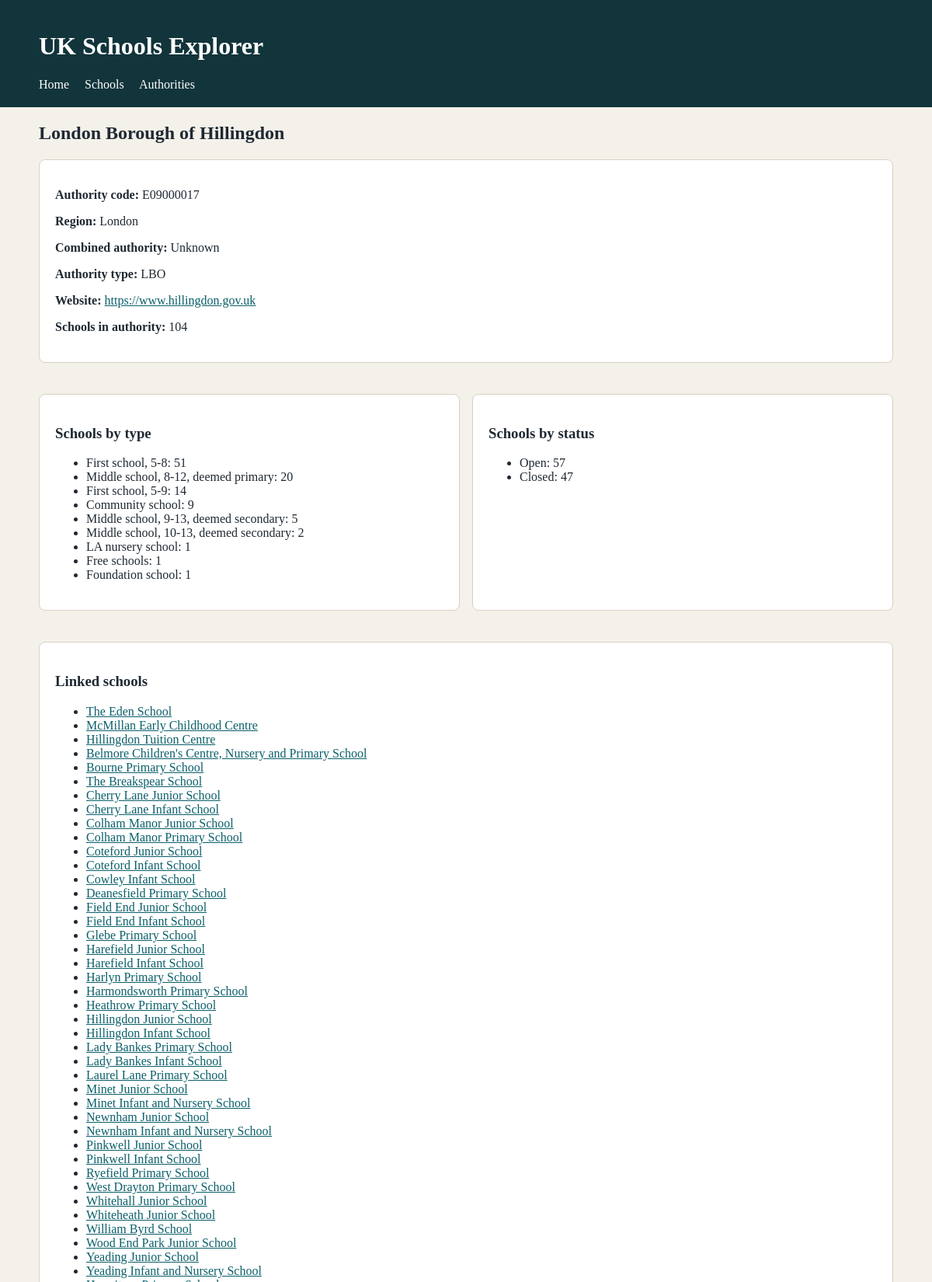
/authorities/142 (upper part), run on the app's committed database.
### app/models.py (models this page shows, shortened)
class LocalAuthority(db.Model):
    __tablename__ = "local_authorities"
    id = db.Column(db.Integer, primary_key=True)
    code = db.Column(db.String(32), unique=True, nullable=False, index=True)
    short_code = db.Column(db.String(32), unique=True, nullable=True, index=True)
    name = db.Column(db.String(255), nullable=False, index=True)
    region = db.Column(db.String(255), nullable=True)
    combined_authority_name = db.Column(db.String(255), nullable=True)
    local_authority_type = db.Column(db.String(255), nullable=True)
    website = db.Column(db.String(255), nullable=True)
    schools = db.relationship(
        "School",
        back_populates="authority",
        cascade="all, delete-orphan",
        lazy="selectin",
    )
    @property
    def region_label(self):
        return region_label(self.region)

class School(db.Model):
    __tablename__ = "schools"
    id = db.Column(db.Integer, primary_key=True)
    urn = db.Column(db.String(32), unique=True, nullable=False, index=True)
    establishment_number = db.Column(db.String(32), nullable=True)
    name = db.Column(db.String(255), nullable=False, index=True)
    school_type = db.Column(db.String(255), nullable=True, index=True)
    phase = db.Column(db.String(255), nullable=True, index=True)
    status = db.Column(db.String(255), nullable=True, index=True)
    capacity = db.Column(db.Integer, nullable=True)
    postcode = db.Column(db.String(32), nullable=True)
    address = db.Column(db.String(255), nullable=True)
    point = db.Column(db.String(64), nullable=True)
    website_url = db.Column(db.String(255), nullable=True)
    gender = db.Column(db.String(64), nullable=True)
    district_code = db.Column(db.String(32), nullable=True, index=True)
    authority_id = db.Column(
        db.Integer,
        db.ForeignKey("local_authorities.id"),
        nullable=False,
        index=True,
    )
    authority = db.relationship("LocalAuthority", back_populates="schools")

### app/routes.py (the view)
@main_bp.route("/authorities/<int:authority_id>")
def authority_show(authority_id):
    authority = LocalAuthority.query.get_or_404(authority_id)
    summary = get_authority_summary(authority)
    return render_template(
        "authorities/show.html",
        authority=authority,
        summary=summary,
    )

### app/lookups.py (called while the page is built)
def school_status_label(code):
    if not code:
        return "Unknown"
    return SCHOOL_STATUS_LABELS.get(code, f"Status code {code}")

def school_type_label(code):
    if not code:
        return "Unknown"
    return SCHOOL_TYPE_LABELS.get(code, f"Type code {code}")

def region_label(code):
    if not code:
        return "Unknown"
    return REGION_LABELS.get(code, code)

### app/services/queries.py (called while the page is built)
def get_authority_summary(authority):
    type_counter = Counter(
        school.school_type for school in authority.schools if school.school_type
    )
    status_counter = Counter(school.status for school in authority.schools if school.status)
    return {
        "school_count": len(authority.schools),
        "type_counts": [
            (school_type_label(code), count)
            for code, count in type_counter.most_common()
        ],
        "status_counts": [
            (school_status_label(code), count)
            for code, count in status_counter.most_common()
        ],
    }

### app/templates/authorities/show.html (shortened to what this page needs)
{% extends "base.html" %}
{% block content %}
<h2>{{ authority.name }}</h2>
<section class="card">
    <p><strong>Authority code:</strong> {{ authority.code }}</p>
    <p><strong>Region:</strong> {{ authority.region_label }}</p>
    <p><strong>Combined authority:</strong> {{ authority.combined_authority_name or "Unknown" }}</p>
    <p><strong>Authority type:</strong> {{ authority.local_authority_type or "Unknown" }}</p>
    <p><strong>Website:</strong>
        {% if authority.website %}
        <a href="{{ authority.website }}">{{ authority.website }}</a>
        {% else %}
        Unknown
        {% endif %}
    </p>
    <p><strong>Schools in authority:</strong> {{ summary.school_count }}</p>
</section>
<section class="lists-grid">
    <article class="card">
        <h3>Schools by type</h3>
        <ul>
            {% for school_type, count in summary.type_counts %}
            <li>{{ school_type }}: {{ count }}</li>
            {% else %}
            <li>No type data available.</li>
            {% endfor %}
        </ul>
    </article>
    <article class="card">
        <h3>Schools by status</h3>
        <ul>
            {% for status, count in summary.status_counts %}
            <li>{{ status }}: {{ count }}</li>
            {% else %}
            <li>No status data available.</li>
            {% endfor %}
        </ul>
    </article>
</section>
<section class="card">
    <h3>Linked schools</h3>
    <ul>
        {% for school in authority.schools %}
        <li><a href="{{ url_for('main.school_show', school_id=school.id) }}">{{ school.name }}</a></li>
        {% else %}
        <li>No schools linked yet.</li>
        {% endfor %}
    </ul>
</section>
{% endblock %}

### app/static/styles.css (style rules this page uses)
body { margin: 0; font-family: Georgia, "Times New Roman", serif; background: #f4f1ea; color: #1f2933; }
a { color: #0b5f6a; }
.hero, .card { background: #fff; border: 1px solid #d9d0c4; border-radius: 8px; padding: 1.25rem; margin: 1.25rem 0; }
.stats-grid, .lists-grid { display: grid; grid-template-columns: repeat(auto-fit, minmax(240px, 1fr)); gap: 1rem; }

### data on the page
LocalAuthority: name "London Borough of Hillingdon", code "E09000017", region_label "London", combined_authority_name "Unknown", local_authority_type "LBO", website "https://www.hillingdon.gov.uk"
School: name "The Eden School"
School: name "McMillan Early Childhood Centre"
School: name "Hillingdon Tuition Centre"
School: name "Belmore Children's Centre, Nursery and Primary School"
School: name "Bourne Primary School"
School: name "The Breakspear School"
School: name "Cherry Lane Junior School"
School: name "Cherry Lane Infant School"
School: name "Colham Manor Junior School"
School: name "Colham Manor Primary School"
School: name "Coteford Junior School"
School: name "Coteford Infant School"
School: name "Cowley Infant School"
School: name "Deanesfield Primary School"
School: name "Field End Junior School"
School: name "Field End Infant School"
School: name "Glebe Primary School"
School: name "Harefield Junior School"
School: name "Harefield Infant School"
School: name "Harlyn Primary School"
School: name "Harmondsworth Primary School"
School: name "Heathrow Primary School"
School: name "Hillingdon Junior School"
School: name "Hillingdon Infant School"
School: name "Lady Bankes Primary School"
School: name "Lady Bankes Infant School"
School: name "Laurel Lane Primary School"
School: name "Minet Junior School"
School: name "Minet Infant and Nursery School"
School: name "Newnham Junior School"
School: name "Newnham Infant and Nursery School"
School: name "Pinkwell Junior School"
School: name "Pinkwell Infant School"
School: name "Ryefield Primary School"
School: name "West Drayton Primary School"
School: name "Whitehall Junior School"
School: name "Whiteheath Junior School"
School: name "William Byrd School"
School: name "Wood End Park Junior School"
School: name "Yeading Junior School"
School: name "Yeading Infant and Nursery School"

### other printed values
{{ summary.school_count }} "104"
{{ school_type }} "First school, 5-8" "Middle school, 8-12, deemed primary" "First school, 5-9" "Community school" "Middle school, 9-13, deemed secondary" "Middle school, 10-13, deemed secondary" "LA nursery school" "Free schools" "Foundation school"
{{ count }} "51" "20" "14" "9" "5" "2" "1" "1" "1"
{{ status }} "Open" "Closed"
{{ count }} "57" "47"
